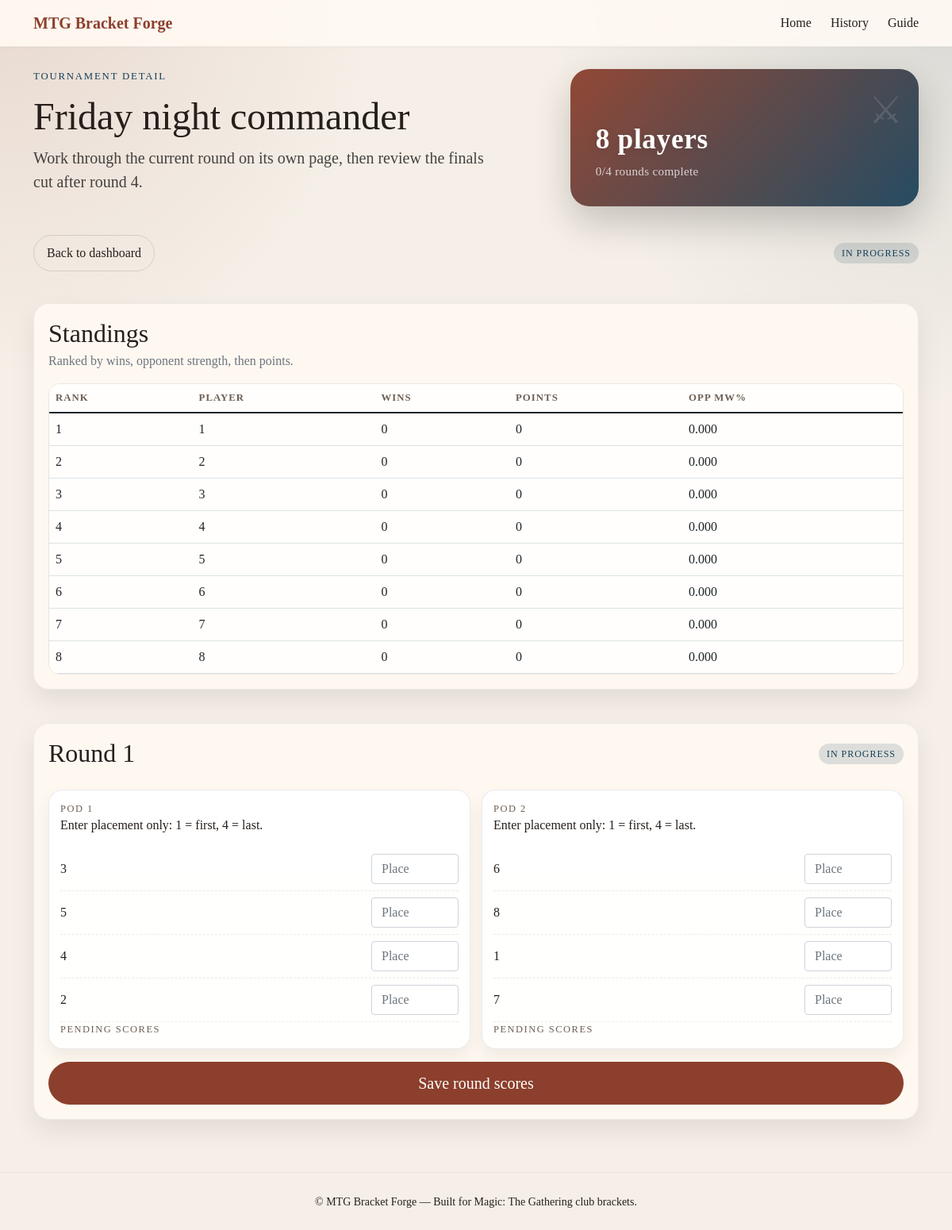
The app's page /tournaments/7 with its own data.
### tables this page shows
CREATE TABLE tournaments (
                id INTEGER PRIMARY KEY AUTOINCREMENT,
                name TEXT NOT NULL,
                player_count INTEGER NOT NULL,
                player_names_json TEXT NOT NULL,
                pairing_order_json TEXT NOT NULL,
                round_scores_json TEXT NOT NULL DEFAULT '{}',
                finals_scores_json TEXT NOT NULL DEFAULT '{}',
                status TEXT NOT NULL DEFAULT 'in progress',
                champion_name TEXT,
                created_at TEXT NOT NULL DEFAULT (datetime('now')),
                updated_at TEXT NOT NULL DEFAULT (datetime('now'))
            );

### app.py (the view, shortened to what this page needs)
@app.route('/tournaments/<int:tournament_id>', methods=['GET', 'POST'])
def tournament_detail(tournament_id):
    tournament = load_tournament(tournament_id)
    current_view = compute_tournament_view(tournament)
    tournament = enrich_tournament(tournament)
    current_round = tournament['current_round']
    active_round = tournament['rounds'][current_round - 1] if current_round <= len(tournament['rounds']) else None
    return render_template(
        'tournament_detail.html',
        tournament=tournament,
        current_round=current_round,
        active_round=active_round,
    )

### app.py (called while the page is built, shortened)
@app.context_processor
def inject_site_name():
    return {"site_name": "MTG Bracket Forge"}

def get_db_connection():
    conn = sqlite3.connect(DB_PATH)
    conn.row_factory = sqlite3.Row
    return conn

def normalize_round_scores(raw_scores):
    normalized = {}
    return normalized

def serialize_tournament(tournament):
    return {
        "name": tournament["name"],
        "player_count": tournament["player_count"],
        "player_names_json": json.dumps(tournament["player_names"]),
        "pairing_order_json": json.dumps(tournament["pairing_order"]),
        "round_scores_json": json.dumps(tournament["round_scores"]),
        "status": tournament["status"],
        "champion_name": tournament["champion_name"],
    }

def deserialize_tournament(row):
    if row is None:
        return None
    return {
        "id": row["id"],
        "name": row["name"],
        "player_count": row["player_count"],
        "player_names": json.loads(row["player_names_json"]),
        "pairing_order": json.loads(row["pairing_order_json"]),
        "round_scores": normalize_round_scores(json.loads(row["round_scores_json"])),
        "status": row["status"],
        "champion_name": row["champion_name"],
    }

def save_tournament(tournament):
    payload = serialize_tournament(tournament)
    with get_db_connection() as conn:
        conn.execute(
            """
            UPDATE tournaments
            SET name = ?,
                player_count = ?,
                player_names_json = ?,
                pairing_order_json = ?,
                round_scores_json = ?,
                status = ?,
                champion_name = ?,
                updated_at = datetime('now')
            WHERE id = ?
            """,
            (
                payload["name"],
                payload["player_count"],
                payload["player_names_json"],
                payload["pairing_order_json"],
                payload["round_scores_json"],
                payload["status"],
                payload["champion_name"],
                tournament["id"],
            ),
        )

def load_tournament(tournament_id):
    with get_db_connection() as conn:
        row = conn.execute("SELECT * FROM tournaments WHERE id = ?", (tournament_id,)).fetchone()
    tournament = deserialize_tournament(row)
    if not tournament:
        abort(404)
    return tournament

### templates/tournament_detail.html (shortened to what this page needs)
{% extends 'base.html' %}
{% block hero %}
<section class="sr-hero">
    <div class="container hero-grid">
        <div>
            <p class="sr-kicker">Tournament detail</p>
            <h1 class="display-5">{{ tournament.name }}</h1>
            <p class="lead">Work through the current round on its own page, then review the finals cut after round 4.</p>
        </div>
        <div class="sr-hero-card">
            <div>
                <h2>{{ tournament.player_count }} players</h2>
                <p>{{ tournament.completed_rounds }}/4 rounds complete</p>
            </div>
        </div>
    </div>
</section>
{% endblock %}
{% block content %}
<div class="row g-4">
    <div class="col-12">
        <div class="d-flex justify-content-between align-items-center flex-wrap gap-2 mb-3">
            <a href="{{ url_for('index') }}" class="button button-ghost">Back to dashboard</a>
            <span class="status-pill {% if tournament.status == 'complete' %}status-complete{% endif %}">{{ tournament.status }}</span>
        </div>
    </div>
    <div class="col-12">
        <section class="sr-card">
            <div class="section-header mb-3">
                <div>
                    <h2 class="mb-1">Standings</h2>
                    <p class="text-muted mb-0">Ranked by wins, opponent strength, then points.</p>
                </div>
            </div>
            <div class="standings-table-wrap">
                <table class="table standings-table">
                    <thead>
                        <tr>
                            <th>Rank</th>
                            <th>Player</th>
                            <th>Wins</th>
                            <th>Points</th>
                            <th>Opp MW%</th>
                        </tr>
                    </thead>
                    <tbody>
                        {% for row in tournament.standings %}
                            <tr>
                                <td>{{ row.rank }}</td>
                                <td>
                                    <span>{{ row.name }}</span>
                                </td>
                                <td>{{ row.wins }}</td>
                                <td>{{ row.points }}</td>
                                <td>{{ '%.3f'|format(row.opponent_match_win_pct) }}</td>
                            </tr>
                        {% endfor %}
                    </tbody>
                </table>
            </div>
        </section>
    </div>
    {% for round in tournament.rounds %}
        <div class="col-12">
            <section class="sr-card round-section">
                <div class="d-flex justify-content-between align-items-center flex-wrap gap-2">
                    <h2 class="mb-0">Round {{ round.round_number }}</h2>
                    <span class="status-pill {% if round.complete %}status-complete{% endif %}">{% if round.complete %}Complete{% else %}In progress{% endif %}</span>
                </div>
                {% if current_round == round.round_number and not round.complete %}
                    <form method="post" class="d-grid gap-3 mt-3">
                        <div class="bracket-grid">
                            {% for pod in round.pods %}
                                <article class="bracket-match pod-card {% if pod.is_finals %}finals-pod{% endif %}">
                                    <div class="match-head">{% if pod.is_finals %}FINALS{% else %}Pod {{ pod.pod_number }}{% endif %}</div>
                                    <p class="pod-instruction">Enter placement only: 1 = first, 4 = last.</p>
                                    {% for player in pod.players %}
                                        <label class="pod-line">
                                            <span>{{ player.name }}</span>
                                            {% if player.name == 'BYE' %}
                                                <input type="number" class="form-control" disabled value="0">
                                            {% else %}
                                                <input
                                                    type="number"
                                                    name="{{ player.field_name }}"
                                                    class="form-control"
                                                    min="1"
                                                    max="4"
                                                    step="1"
                                                    value="{{ player.raw_score }}"
                                                    placeholder="Place"
                                                >
                                            {% endif %}
                                        </label>
                                    {% endfor %}
                                    <div class="match-foot">{{ pod.result_text }}</div>
                                </article>
                            {% endfor %}
                        </div>
                        <button type="submit" class="sr-cta btn btn-lg">Save round scores</button>
                    </form>
                {% endif %}
            </section>
        </div>
    {% endfor %}
</div>
{% endblock %}

### static/css/silkroad.css (style rules this page uses)
:root { --sr-primary:#8c3f2c; --sr-secondary:#153f57; --sr-accent:#d29a3a; --sr-bg:#f5efe7; --sr-panel:#fffaf3; --sr-text:#271f1b; --sr-muted:#6d5f54; }
* { box-sizing:border-box; }
body { font-family:Georgia,'Times New Roman',serif;background: radial-gradient(circle at top left, rgba(140,63,44,0.12), transparent 24%), radial-gradient(circle at top right, rgba(21,63,87,0.12), transparent 26%), var(--sr-bg);color:var(--sr-text); }
.sr-cta { background:var(--sr-primary);color:#fff;padding:12px 18px;border-radius:999px;text-decoration:none;border:none }
.button-ghost { display:inline-flex;align-items:center;justify-content:center;padding:10px 16px;border-radius:999px;border:1px solid rgba(0,0,0,0.12);background:transparent;color:var(--sr-text);text-decoration:none; }
.sr-hero { padding:28px 0 12px; }
.hero-grid { display:grid;grid-template-columns:1.5fr 1fr;gap:18px;align-items:stretch; }
.sr-kicker { letter-spacing:.14em;text-transform:uppercase;font-size:.8rem;color:var(--sr-secondary);margin-bottom:.75rem; }
.sr-hero .lead { color:rgba(0,0,0,0.72);max-width:58ch; }
.sr-hero-card { display:flex;flex-direction:column;align-items:flex-start;justify-content:flex-end;min-height:100%;padding:32px;border-radius:24px;background:linear-gradient(135deg, rgba(140,63,44,.95), rgba(21,63,87,.92));color:#fff;box-shadow:0 20px 48px rgba(0,0,0,.2);position:relative;overflow:hidden; }
.sr-hero-card::before { content:'⚔';position:absolute;top:16px;right:20px;font-size:48px;opacity:.12; }
.sr-hero-card h2 { margin:0 0 4px 0;font-size:2.2rem;font-weight:700;letter-spacing:.02em;text-shadow:0 2px 8px rgba(0,0,0,.15); }
.sr-hero-card p { margin:8px 0 0 0;color:rgba(255,255,255,.75);font-size:.95rem;letter-spacing:.02em;position:relative;z-index:1; }
.sr-card { background:rgba(255,250,243,0.88);border-radius:20px;padding:18px;box-shadow:0 14px 32px rgba(0,0,0,0.08);margin-bottom:18px;border:1px solid rgba(0,0,0,0.06) }
.bracket-grid { display:grid;grid-template-columns:repeat(auto-fit,minmax(180px,1fr));gap:14px; }
.bracket-match,.empty-preview { background:linear-gradient(180deg, rgba(255,255,255,.96), rgba(255,255,255,.88));border:1px solid rgba(0,0,0,0.08);border-radius:18px;padding:14px;box-shadow:0 10px 20px rgba(0,0,0,.06) }
.match-head,.match-foot { font-size:.78rem;text-transform:uppercase;letter-spacing:.12em;color:var(--sr-muted) }
.section-header { display:flex;justify-content:space-between;align-items:center;gap:12px; }
.round-section { display:grid;gap:10px; }
.status-pill { display:inline-flex;align-items:center;padding:4px 10px;border-radius:999px;background:rgba(21,63,87,0.14);color:var(--sr-secondary);font-size:.75rem;letter-spacing:.08em;text-transform:uppercase; }
.pod-line { display:flex;justify-content:space-between;align-items:center;gap:10px;padding:8px 0;border-bottom:1px dashed rgba(0,0,0,0.08); }
.pod-line input { max-width:110px; }
.standings-table-wrap { overflow:auto;border:1px solid rgba(0,0,0,0.08);border-radius:14px; }
.standings-table { margin:0;background:rgba(255,255,255,0.82); }
.standings-table th { font-size:.8rem;text-transform:uppercase;letter-spacing:.08em;color:var(--sr-muted); }

### records on screen
tournaments: name "Friday night commander", player_count "8", status "IN PROGRESS"

### other values on screen
{{ site_name }} "MTG Bracket Forge"
{{ tournament.completed_rounds }} "0"
{{ row.rank }} "1" "2" "3" "4" "5" "6" "7" "8"
{{ row.name }} "1" "2" "3" "4" "5" "6" "7" "8"
{{ row.wins }} "0" "0" "0" "0" "0" "0" "0" "0"
{{ row.points }} "0" "0" "0" "0" "0" "0" "0" "0"
{{ '%.3f'|format(row.opponent_match_win_pct) }} "0.000" "0.000" "0.000" "0.000" "0.000" "0.000" "0.000" "0.000"
{{ round.round_number }} "1"
{{ pod.pod_number }} "1" "2"
{{ player.name }} "3" "5" "4" "2" "6" "8" "1" "7"
{{ pod.result_text }} "PENDING SCORES" "PENDING SCORES"
